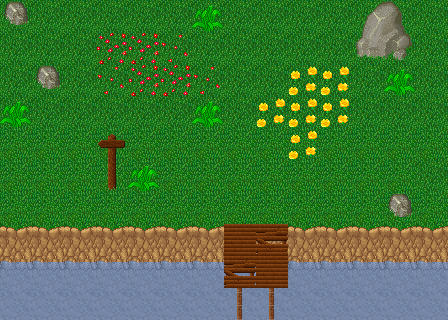

Tiled map render using the project's own tile images. Description and the map definition, with tile-layer contents summarised, below:
An orthogonal 14x10 tile map with 32x32 px tiles, 7 tile layers (Walkable, Cliff, Plants, Sign, ...).

<map version="1.0" orientation="orthogonal" width="14" height="10" tilewidth="32" tileheight="32">
 <tileset firstgid="1" name="Woodland_Tileset" tilewidth="32" tileheight="32">
  <image source="Woodland_Tileset.png" trans="000000" width="512" height="512" />
 </tileset>
 <layer name="Walkable" width="14" height="10">
  <data>[140 cells, 98 non-empty, 2 distinct tile ids]</data>
 </layer>
 <layer name="Cliff" width="14" height="10">
  <properties>
   <property name="Collidable" value="true" />
  </properties>
  <data>[140 cells, 38 non-empty, 3 distinct tile ids]</data>
 </layer>
 <layer name="Plants" width="14" height="10">
  <data>[140 cells, 18 non-empty, 4 distinct tile ids]</data>
 </layer>
 <layer name="Sign" width="14" height="10">
  <properties>
   <property name="Collidable" value="true" />
  </properties>
  <data>[140 cells, 2 non-empty, 2 distinct tile ids]</data>
 </layer>
 <layer name="Rocks" width="14" height="10">
  <properties>
   <property name="Collidable" value="true" />
  </properties>
  <data>[140 cells, 7 non-empty, 5 distinct tile ids]</data>
 </layer>
 <layer name="UnderBridge" width="14" height="10">
  <properties>
   <property name="Collidable" value="true" />
  </properties>
  <data>[140 cells, 6 non-empty, 3 distinct tile ids]</data>
 </layer>
 <layer name="Bridge" width="14" height="10">
  <data>[140 cells, 5 non-empty, 3 distinct tile ids]</data>
 </layer>
</map>
